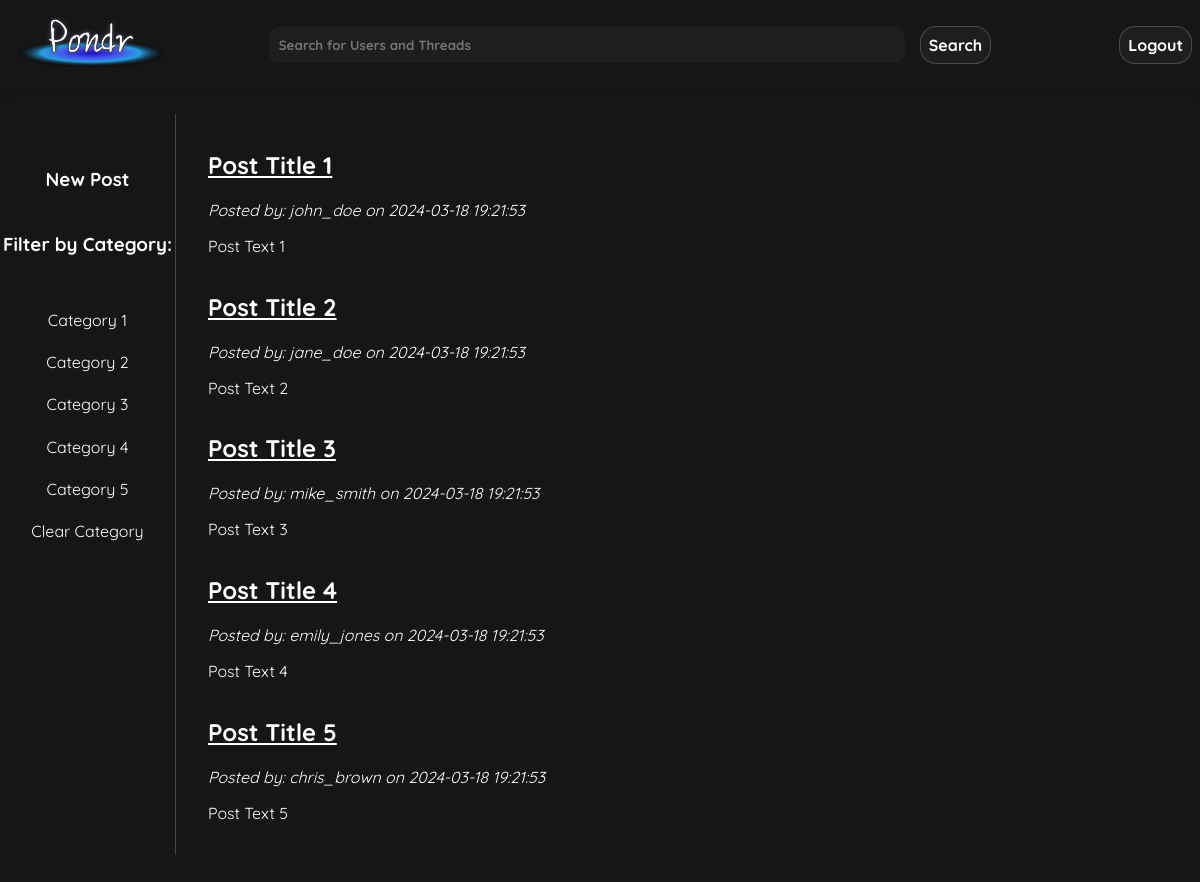
The page /pages/discussion.php (signed in) on the database its author committed.
### tables this page shows
CREATE TABLE categories (
    catId INT AUTO_INCREMENT,
    userId INT NOT NULL,
    name VARCHAR(255) NOT NULL,
    count INT NOT NULL DEFAULT 0,  
    PRIMARY KEY(catId),
    FOREIGN KEY(userId) REFERENCES users(userId)
        ON DELETE CASCADE
);

CREATE TABLE posts (
    postId INT AUTO_INCREMENT,
    userId INT NOT NULL, 
    postDate DATETIME NOT NULL,  
    title VARCHAR(255) NOT NULL,
    text VARCHAR(3000) NOT NULL,  
    img VARCHAR(255),
    link VARCHAR(255),
    catId INT,
    likes INT NOT NULL DEFAULT 0,
    comment INT NOT NULL DEFAULT 0,
    PRIMARY KEY(postId,userId),
    FOREIGN KEY(userId) REFERENCES users(userId)
        ON DELETE CASCADE,
    FOREIGN KEY(catId) REFERENCES categories(catId)
        ON DELETE CASCADE
    
);

CREATE TABLE users (
    userId INT AUTO_INCREMENT,
    utype BIT(1) NOT NULL,  
    fName VARCHAR(255) NOT NULL,
    lName VARCHAR(255) NOT NULL,
    uName VARCHAR(255) NOT NULL UNIQUE,
    email VARCHAR(255) NOT NULL UNIQUE,
    pass VARCHAR(255) NOT NULL,
    bio VARCHAR(1000) NOT NULL,  
    pfp VARCHAR(255),
    recoveryKey VARCHAR(32),
    PRIMARY KEY(userId)
);

### public/pages/discussion.php (the view, shortened to what this page needs)
<?php
$search = (isset($_GET["search"])) ? $_GET["search"] : null;
?>
<!DOCTYPE html>
<html lang="en">
<head>
    <link rel="stylesheet" href="../css/styles.css">
    <link rel="stylesheet" href="../css/discussion.css">
</head>
<body>
    <?php require_once '../scripts/header.php';  ?>
    <main class="center-container margin-down">
        <section class="side-container">
            <?php
            if (isset ($uid)) {
                echo "<a href=\"./new_post.php\"><h3>New Post</h3></a>";
            }
            ?>
            <h3>Filter by Category: </h3>
            <ul>
                <?php
                $sql = "SELECT catId, name FROM categories ORDER BY count DESC LIMIT 10;";
                $prstmt = $conn->prepare($sql);
                try {
                    $prstmt->execute();
                    $prstmt->bind_result($catListId,$catName);
                    if ($prstmt->fetch()) {
                        echo (isset($search)) ? "<li><a href=\"./discussion.php?catId=$catListId&search=$search\">$catName</a></li>" : "<li><a href=\"./discussion.php?catId=$catListId\">$catName</a></li>";
                        while ($prstmt->fetch()) {
                            echo (isset ($search)) ? "<li><a href=\"./discussion.php?catId=$catListId&search=$search\">$catName</a></li>" : "<li><a href=\"./discussion.php?catId=$catListId\">$catName</a></li>";
                        }
                        echo (isset ($search)) ? "<li><a href=\"./discussion.php?search=$search\">Clear Filter</a></li>" : "<li><a href=\"./discussion.php\">Clear Category</a></li>";
                    } else {
                        echo "<p>No Categories have been made yet! make some.</p>";
                    }
                } catch(mysqli_sql_exception $e) {
                    echo "<p>Error occurred: pulling categories.</p>";
                }
                ?>
            </ul>
        </section>
        <section class="discussion-container">
                <?php
                $sql = "SELECT p.postId, p.title, p.postDate, p.text, u.uName, c.name, p.img
                FROM posts as p JOIN users as u ON p.userId = u.userId
                LEFT OUTER JOIN categories as c ON p.catId = c.catId
                WHERE" . (isset($catId) ? " p.catId = ? AND ":" ") . "CASE WHEN ? = \"\" THEN TRUE ELSE (p.title LIKE CONCAT('%',?,'%') OR p.text LIKE CONCAT('%',?,'%') OR u.uName LIKE CONCAT('%',?,'%')) END;";
                $prstmt = $conn->prepare($sql);
                $searchString = (isset($search)) ? $search : "";
                if (isset($catId)) {
                    $prstmt->bind_param("sssss",$catId,$searchString,$searchString,$searchString,$searchString);
                } else {
                    $prstmt->bind_param("ssss",$searchString,$searchString,$searchString,$searchString);
                }
                try {
                    $prstmt->execute();
                    $prstmt->bind_result($postId, $title, $postDate, $text, $uName, $catName, $postImg);
                    if($prstmt->fetch()){
                        echo "<div class=\"mini-thread\">";
                        echo "<article>";
                        echo "<a href=\"./thread.php?postId=$postId\"><h2>$title</h2></a>";
                        echo "<i>Posted by: $uName on <time>$postDate</time></i>";
                        echo "<p>$text</p>";
                        echo "</article>";
                        echo "</div>";
                        while ($prstmt->fetch()) {
                            echo "<div class=\"mini-thread\">";
                            echo "<article>";
                            echo "<a href=\"./thread.php?postId=$postId\"><h2>$title</h2></a>";
                            echo "<i>Posted by: $uName on <time>$postDate</time></i>";
                            echo "<p>$text</p>";
                            echo "</article>";
                            echo "</div>";
                        }
                    } else {
                        echo "<p>Looks like theres no posts currently in Pondr. Be the first to post!</p>";
                    }
                } catch (mysqli_sql_exception $e) {
                    echo "<p>Error while loading discussion posts. Try again.</p>";
                }
                ?>
        </section>
    </main>
</body>
</html>

### public/scripts/header.php (shortened to what this page needs)
<?php
require_once 'dbconfig.php';
$utype = $_SESSION['utype'] ?? null;
$uid = $_SESSION['uid'] ?? null;
?>
<nav id="top-bar">
    <a href="../index.php"><img src="../img/logo.png" alt="Pondr Logo" id="top-bar-logo"></a>
    <div id="top-search-bar">
        <form method="GET" action="discussion.php">
            <?php
            echo "<input type=\"text\" name=\"search\" placeholder=\"Search for Users and Threads\" value=\"" . ((isset($search)) ? $search : "") . "\"/>";
            ?>
            <button type="submit" class="form-button">Search</button>
        </form>
    </div>
    <?php
    if(isset($_SESSION['uid'])){
        $sql = "SELECT pfp FROM users WHERE userid = ?;";
        $prstmt = $conn->prepare($sql);
        $prstmt->bind_param('s',$uid);
        try {
            $prstmt->execute();
            $prstmt->bind_result($pfpPath);
        } catch(mysqli_sql_exception $e) {
            $pfpPath = "../img/pfp.png";
        } finally {
            $prstmt->close();
        }
    }
    if (isset($utype)) {
        switch ($utype) {
            case 0:
            case 1:
                echo "<a href=\"my_profile.php\"><img src=\"$pfpPath\" id=\"top-search-bar-pfp\"></a>";
                echo "<a href=\"../scripts/logout.php\" class=\"link-button\">Logout</a>";
                break;
        }
    } else {
        echo "<a href=\"login.php\" class=\"link-button\">Login</a>";
        echo "<a href=\"register.php\" class=\"link-button\">Sign Up</a>";
    }
    ?>
</nav>

### public/css/styles.css (style rules this page uses)
:root { --background-color: #161616; --navbar-dark: linear-gradient(145deg, #0A0A0A, #161616); --button-border: rgba(255, 255, 255, 0.2); --text-color: #ffffff; --button-hover-bg: #2A2A2A; --input-background: #1E1E1E; --input-hover: rgba(255, 255, 255, 0.1); --highlight-color: #3A7FFB; --box-shadow: 0 4px 6px rgba(0, 0, 0, 0.1); --pondr-font: 'Quicksand', sans-serif; }
a { color: white; }
body { margin: 0; padding: 0; font-family: var(--pondr-font); background-color: var(--background-color); color:var(--text-color); transition: all 0.2s ease; }
input[type="text"], input[type="password"], input[type="email"], button, .link-button, .form-button, .form-container textarea, .form-container select { font-family: var(--pondr-font); background-color: var(--input-background); color: var(--text-color); border: 0.1em solid var(--button-border); border-radius: 1em; transition: all 0.3s ease-in; padding: 0.5em; text-decoration: none; margin: 0em 0.5em; font-weight:bold; outline: none; }
.form-button { cursor: pointer; font-size: 1em; }
#top-bar { background-color: var(--navbar-dark); padding: 2vh 0vh; display: flex; justify-content: space-between; align-items: center; box-shadow: var(--box-shadow); }
#top-bar-logo { width: 150px; margin: 0 1rem; }
#top-search-bar { flex-grow: 1; margin: 0 5em; }
#top-search-bar form { display: flex; align-items: center; }
#top-search-bar input { background-color: var(--input-background); border: 1px solid var(--input-border); color: var(--text-color); padding: 10px; width: 100%; box-sizing: border-box; border-radius:10px; }
.center-container { display:flex; justify-content: center; align-items:center; height: 94vh; }
.margin-down { margin-top: 2vw; align-items:flex-start; margin-bottom: 5em; }

### public/css/discussion.css (style rules this page uses)
.discussion-container { width: 80%; background: var(--dark-blue); padding: 1em 2em; border-left: var(--button-border) solid 0.1em; }
.mini-thread { display: flex; flex-direction: row; align-items: center; }
.mini-thread article { flex-grow:1; margin-right: 1em; }
.mini-thread a { color: white; }
.margin-down { justify-content: space-around; }
.side-container { background: var(--dark-blue); border-radius: 10px; flex-grow: 1; display: flex; flex-direction: column; align-items: center; margin-top: 2.6vw; position: relative; }
.side-container ul { padding-left: 0; list-style-type: none; width:100%; }
.side-container li { margin: 1em 0; width:100%; display:flex; justify-content: center; }
.side-container a { color: white; display: block; background: var(--button-green); box-sizing: border-box; text-align: center; width: 90%; text-decoration: none; padding: 0.2em 0; transition: background-color 0.1s ease-in; border-radius: 0.5em; }

### rows shown on the page
categories: name "Category 1"
categories: name "Category 2"
categories: name "Category 3"
categories: name "Category 4"
categories: name "Category 5"
posts: title "Post Title 1", postDate "2024-03-18 19:21:53", text "Post Text 1"
users: uName "john_doe"
posts: title "Post Title 2", userId.uName "jane_doe", postDate "2024-03-18 19:21:53", text "Post Text 2"
posts: title "Post Title 3", userId.uName "mike_smith", postDate "2024-03-18 19:21:53", text "Post Text 3"
posts: title "Post Title 4", userId.uName "emily_jones", postDate "2024-03-18 19:21:53", text "Post Text 4"
posts: title "Post Title 5", userId.uName "chris_brown", postDate "2024-03-18 19:21:53", text "Post Text 5"
